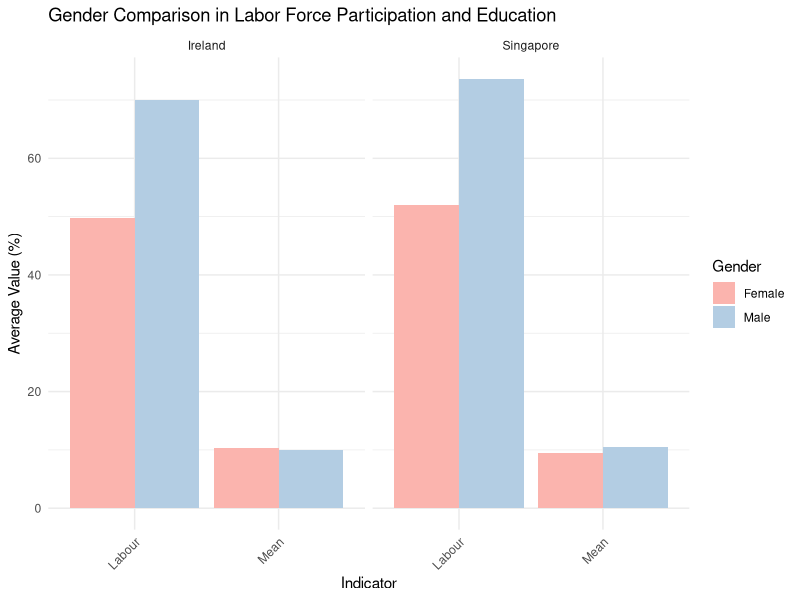
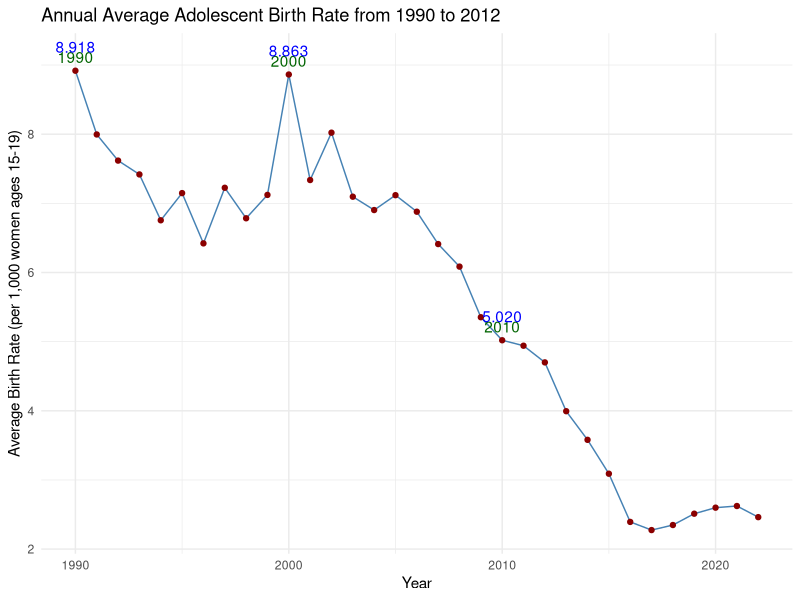

Reproduce these figures in R, in order.
## ---- chunk 1
# Load the required package
library(data.table)
library(ggplot2)

# Read the data for Singapore and Ireland, removing the first row as the metadata
spg_data <- fread("hdro_indicators_sgp.csv")[-1,]
irl_data <- fread("hdro_indicators_irl.csv")[-1,]

## ---- chunk 2
head(spg_data)
## ---- chunk 3
head(irl_data)
## ---- chunk 4
# Merge the datasets
merged_data <- unique(rbind(spg_data, irl_data, use.names=TRUE))
## ---- chunk 5
summary(merged_data)
## ---- chunk 6
# Unique indicator names
unique_indicators <- unique(merged_data$indicator_name)
print(unique_indicators)
## ---- chunk 7
# Range of years in the dataset
year_range <- range(merged_data$year, na.rm = TRUE)
print(year_range)
## ---- chunk 8
# Number of records per country
records_per_country <- merged_data[, .N, by = country_name]
print(records_per_country)
## ---- chunk 9

# Ensure 'value' is numeric
merged_data[, value := as.numeric(value)]

# Calculate the annual average Adolescent Birth Rate in Singapore
annual_avg_adol_birth_rate <- merged_data[indicator_name == "Adolescent Birth Rate (births per 1,000 women ages 15-19)" & country_name == "Singapore", .(Average_Birth_Rate = mean(value, na.rm = TRUE)), keyby = .(year)]

# Print the annual average data
head(annual_avg_adol_birth_rate)
## ---- chunk 10
# Calculate the average of each indicator by gender across years
gender_analysis <- merged_data[indicator_name %in% c("Labour force participation rate, female (% ages 15 and older)", "Labour force participation rate, male (% ages 15 and older)", "Mean Years of Schooling, female (years)", "Mean Years of Schooling, male (years)"), .(Average_Value = mean(value, na.rm = TRUE)), keyby = .(indicator_name, country_name)]

# Output the result
print(gender_analysis)
## ---- chunk 11
library(dplyr)

# Transform data for plotting
plot_data <- gender_analysis %>%
  mutate(Gender = ifelse(grepl("female", indicator_name), "Female", "Male"),
         Indicator = gsub(" .+$", "", indicator_name)) %>%
  select(country_name, Gender, Indicator, Average_Value)

# Create the plot
ggplot(plot_data, aes(x = Indicator, y = Average_Value, fill = Gender)) +
  geom_bar(stat = "identity", position = position_dodge()) +
  facet_wrap(~country_name) +
  scale_fill_brewer(palette = "Pastel1") +
  labs(title = "Gender Comparison in Labor Force Participation and Education",
       x = "Indicator",
       y = "Average Value (%)") +
  theme_minimal() +
  theme(axis.text.x = element_text(angle = 45, hjust = 1))
## ---- chunk 12

# Ensure to numeric
annual_avg_adol_birth_rate$year <- as.numeric(annual_avg_adol_birth_rate$year)

# Create the line plot
ggplot(annual_avg_adol_birth_rate, aes(x = year, y = Average_Birth_Rate)) +
  geom_line(color = "steelblue") +
  geom_point(color = "darkred") +
  labs(title = "Annual Average Adolescent Birth Rate from 1990 to 2012",
       x = "Year",
       y = "Average Birth Rate (per 1,000 women ages 15-19)") +
  theme_minimal() +
  # Annotations to highlight specific years or changes
  geom_text(aes(label = ifelse(year %in% c(1990, 2000, 2010), as.character(year), "")), 
            nudge_y = 0.2, check_overlap = TRUE, color = "darkgreen") +
  geom_text(aes(label = ifelse(year %in% c(1990, 2000, 2010), 
                               sprintf("%.3f", Average_Birth_Rate), ""), 
                year, Average_Birth_Rate), 
            vjust = -1.5, hjust = 0.5, check_overlap = TRUE, color = "blue")
